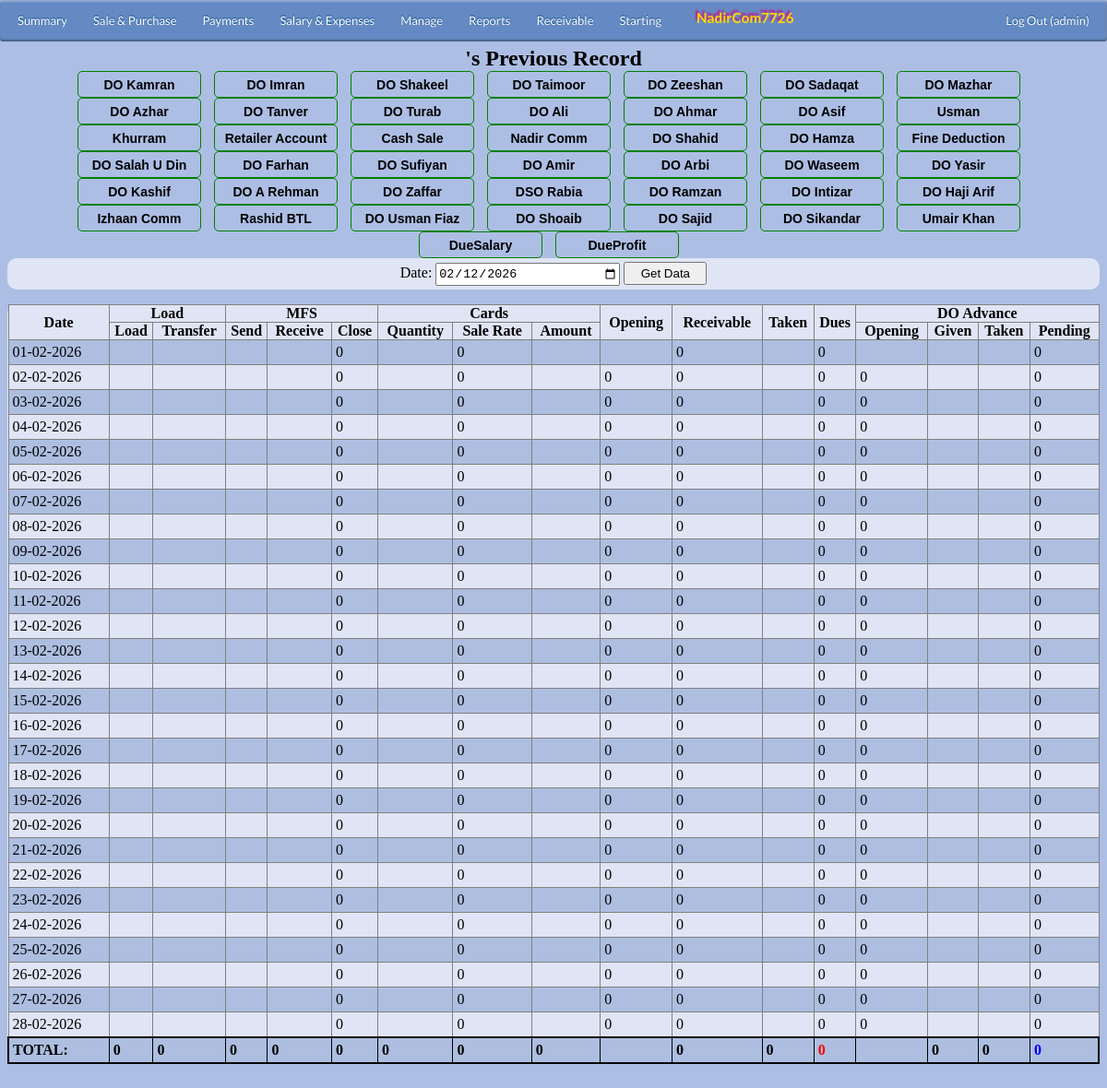
/admin/dorecordold.php (signed in), run on the app's committed database.
### tables this page shows
CREATE TABLE `config` (
  `id` int(11) NOT NULL,
  `name` varchar(50) DEFAULT NULL,
  `customName` varchar(100) DEFAULT NULL
);

CREATE TABLE `empinfo` (
  `EmpID` int(11) NOT NULL,
  `EmpName` varchar(30) DEFAULT NULL,
  `EmpJoinDate` date DEFAULT NULL,
  `EmpFixedSalary` int(11) DEFAULT NULL,
  `EmpStatus` varchar(20) DEFAULT NULL,
  `empType` varchar(10) DEFAULT NULL,
  `Comments` varchar(100) DEFAULT NULL,
  `sort_order` int(11) DEFAULT NULL,
  `showIn` tinyint(4) DEFAULT NULL,
  `otcomrate` float DEFAULT NULL,
  `completeName` varchar(50) DEFAULT NULL,
  `contactNo` varchar(20) DEFAULT NULL,
  `empAddress` varchar(200) DEFAULT NULL,
  `doLine` varchar(20) DEFAULT NULL,
  `cnic` varchar(15) DEFAULT NULL
);

### admin/includes/globalvar.php (called while the page is built, shortened)
<?php
include_once('dbcon.php');
$qry = mysqli_query($con,"SELECT customName FROM config WHERE name='organization';") or die(mysqli_error());
$Data=mysqli_fetch_assoc($qry);
$childOrganization=$Data['customName'];
?>

### admin/dorecordold.php (the view, shortened to what this page needs)
<?php
		$currentActiveUser=$_SESSION['login_user'];
include_once('includes/dbcon.php');
include_once('includes/globalvar.php');
$Employee = $_GET['name'];
$selDate= date('d-m-Y');
	$FirstDate= date('01-m-Y', strtotime($selDate));
	$date_from = strtotime($FirstDate);
	$LastDate=date('t-m-Y', strtotime($selDate));
	$date_to = strtotime($LastDate);
	$CurrentMonth=date('M-Y', strtotime($selDate));
?>
	<head>
			<?php
				include_once('includes/navbar.php');
			?>
	</head>
<div class="container" align="center" style="border: solid black 0px;" >
			    <center>
					<caption> <h2>
					<?php
					echo $Employee."'s ";
					?>
					Previous Record</h2></caption>
				</center>
				<div style="border: solid black 0px;" align="center" class="doBar">
					<?php
						$doQ=mysqli_query($con,"SELECT EmpName from empinfo WHERE EmpStatus='Active' Order by sort_order ASC");
						while($data=mysqli_fetch_array($doQ))
							{
								$name=$data['EmpName'];
								if($name== $Employee)
									$nm='doLinkSelected';
								else
									$nm='doLink';
								?>
								<a href="dorecord.php?name=<?php echo $name;?>" id="<?php echo $nm;?>" class="button">
								<?php
								echo $data['EmpName']."</a>";
							}
					?>
				</div>
		<div>
			<form name="f1" action="" method="POST">
				<table cellpadding="0" cellspacing="0" border="0" class="table" id="HeadTable" >
					<tr>
						<td style="text-align: center;"> Date:
							<?php
							if (isset($_POST['getPreRecord']))
								$strDate=$_POST['txtDateOld'];
							else
								$strDate= date('Y-m-d');
								echo "<input type=\"date\" value= \"$strDate\"  name=\"txtDateOld\" id=\"tBox\" >";
							?>
							<input type="submit"  value="Get Data" name="getPreRecord" id="Btn" accesskey="g">
						</td>
					</tr>
				</table>
			</form>
		</div>
		<div id="center" class="SubDiv0" style=" border: 0px solid Blue;">
			<table cellpadding="0" cellspacing="0" border="1" class="" id="dbResult">
				<thead>
					<tr>
						<th rowspan="2">Date</th>
						<th colspan="2">Load</th>
						<th colspan="3">MFS</th>
						<th colspan="3">Cards</th>
						<th rowspan="2">Opening</th>
						<th rowspan="2">Receivable</th>
						<th rowspan="2">Taken</th>
						<th rowspan="2">Dues</th>
						<th colspan="4">DO Advance</th>
					</tr>
					<tr>
						<th>Load</th>
						<th>Transfer</th>
						<th>Send</th>
						<th>Receive</th>
						<th>Close</th>
						<th>Quantity</th>
						<th>Sale Rate</th>
						<th>Amount</th>
						<th>Opening</th>
						<th>Given</th>
						<th>Taken</th>
						<th>Pending</th>
						</tr>
				</thead>
				<tbody>
					<?php
					$EmpOpening=mysqli_query($con,"SELECT sum(ocAmnt) From openingclosing WHERE ocEmp='$Employee' AND oMonth='$CurrentMonth' AND (ocType='Cash' OR ocType='Card') ");
					$Data=mysqli_fetch_array($EmpOpening);
					$opening = $Data['sum(ocAmnt)'];
					$open=$opening;
					$EmpDueOpening=mysqli_query($con,"SELECT sum(ocAmnt) From openingclosing WHERE ocEmp='$Employee' AND oMonth='$CurrentMonth' AND ocType='DO Dues' ");
					$DataDue=mysqli_fetch_array($EmpDueOpening);
					$openingDue = $DataDue['sum(ocAmnt)'];
					$openDue=$openingDue;
					$count=0; $sumLoad=0;	$sumTransfer=0;	$sumProfit=0; $sumSend=0; $sumReceive=0; $sumClose=0;
					$sumQty=0; $sumOrgAmnt=0; $sumSaleRate=0; $sumAmnt=0; $sumProLoss=0; $sumReceivable=0;
					$sumTaken=0; $sumDoGiven=0; $sumDoTaken=0;
					for($i=$date_from; $i<=$date_to; $i+=86400)
						{
							$Dat=date("Y-m-d", $i);
									$q1=mysqli_query($con,"SELECT sum(loadAmnt),sum(loadTransfer), sum(loadProfit), sum(loadExcessProfit) FROM tbl_mobile_load WHERE loadStatus='Sent' AND loadEmp='$Employee' AND loadDate ='$Dat' ");
									$Data1=mysqli_fetch_array($q1);
							$load= $Data1['sum(loadAmnt)'];
							$transfer= $Data1['sum(loadTransfer)'];
									$q2=mysqli_query($con,"SELECT sum(mfsAmnt) FROM tbl_financial_service WHERE mfsStatus='Sent' AND mfsEmp='$Employee' AND mfsDate ='$Dat' ");
									$Data2=mysqli_fetch_array($q2);
							$mfsSend= $Data2['sum(mfsAmnt)'];
									$q3=mysqli_query($con,"SELECT sum(mfsAmnt) FROM tbl_financial_service WHERE mfsStatus='Received' AND mfsEmp='$Employee' AND mfsDate ='$Dat' ");
									$Data3=mysqli_fetch_array($q3);
							$mfsReceive = $Data3['sum(mfsAmnt)'];
							$mfsClose = $mfsSend-$mfsReceive;
									$q4=mysqli_query($con,"SELECT sum(csQty), sum(csOrgAmnt), sum(csTotalAmnt), avg(csRate), sum(csProLoss) FROM tbl_cards WHERE csStatus='Sent' AND csEmp='$Employee' AND csDate ='$Dat' ");
									$Data4=mysqli_fetch_array($q4);
							$cardQty = $Data4['sum(csQty)'];
							$orgAmnt= $Data4['sum(csOrgAmnt)'];
							$saleRate= $Data4['avg(csRate)'];
							$amount= $Data4['sum(csTotalAmnt)'];
							$receivable= $opening+$load+$mfsClose+$amount;
							$q5=mysqli_query($con,"SELECT sum(rpAmnt) FROM receiptpayment WHERE rpStatus='ReceivedFrom' AND rpFromTo='$Employee' AND rpDate ='$Dat' AND (rpFor='LMC' OR rpFor='Card')");
							$Data5=mysqli_fetch_array($q5);
							$taken= $Data5['sum(rpAmnt)'];
							$dues= $receivable-$taken;
							$qGvn=mysqli_query($con,"SELECT sum(rpAmnt) FROM receiptpayment WHERE rpStatus='PaidTo' AND rpFromTo='$Employee' AND rpDate ='$Dat' AND rpFor='DO Dues' ");
							$Gvn=mysqli_fetch_array($qGvn);
							$givenDoDue= $Gvn['sum(rpAmnt)'];
							$qRec=mysqli_query($con,"SELECT sum(rpAmnt) FROM receiptpayment WHERE rpStatus='ReceivedFrom' AND rpFromTo='$Employee' AND rpDate ='$Dat' AND rpFor='DO Dues' ");
							$DataRec=mysqli_fetch_array($qRec);
							$takenDoDue= $DataRec['sum(rpAmnt)'];
							$DOadvance=$openingDue+($givenDoDue-$takenDoDue);
							$sumLoad=$sumLoad+$load;
							$sumTransfer=$sumTransfer+$transfer;
							$sumSend=$sumSend+$mfsSend;
							$sumReceive=$sumReceive+$mfsReceive;
							$sumClose=$sumClose+$mfsClose;
							$sumQty=$sumQty+$cardQty;
							$sumOrgAmnt=$sumOrgAmnt+$orgAmnt;
							$sumAmnt=$sumAmnt+$amount;
							$sumTaken=$sumTaken+$taken;
							$sumDoGiven=$sumDoGiven+$givenDoDue;
							$sumDoTaken=$sumDoTaken+$takenDoDue;
								?>
								<tr>
									<td><?php echo date("d-m-Y", $i); ?></td>
									<td><?php echo $load; ?></td>
									<td><?php echo $transfer; ?></td>
									<td><?php echo $mfsSend; ?></td>
									<td><?php echo $mfsReceive; ?></td>
									<td><?php echo $mfsClose; ?></td>
									<td><?php echo $cardQty; ?></td>
									<td><?php echo round($saleRate,2); ?></td>
									<td><?php echo $amount; ?></td>
									<td><?php echo $opening; ?></td>
									<td><?php echo $receivable; ?></td>
									<td><?php echo $taken; ?></td>
									<td><?php echo $dues; ?></td>
									<td><?php echo $openingDue; ?></td>
									<td><?php echo $givenDoDue; ?></td>
									<td><?php echo $takenDoDue; ?></td>
									<td><?php echo $DOadvance; ?></td>
								</tr>
							<?php
							$opening=$dues;
							$openingDue=$DOadvance;
						}
						$sumReceivable=$sumLoad+$sumClose+$sumAmnt+$open;
						$closing=$sumReceivable-$sumTaken;
						$closingDue=$openDue+($sumDoGiven-$sumDoTaken);
		?>
				</tbody>
					<tfoot >
						<tr style="border: solid black 2px;"  >
								<td> <b> TOTAL: </b></td>
								<td> <b><?php echo $sumLoad; ?></b></td>
								<td> <b><?php echo $sumTransfer; ?></b></td>
								<td> <b><?php echo $sumSend; ?></b></td>
								<td> <b><?php echo $sumReceive; ?></b></td>
								<td> <b><?php echo $sumClose; ?></b></td>
								<td> <b><?php echo $sumQty; ?></b></td>
								<td> <b><?php echo round($sumOrgAmnt,2); ?></b></td>
								<td> <b><?php echo $sumAmnt; ?></b></td>
								<td> <b><?php echo $open; ?></b></td>
								<td> <b><?php echo $sumReceivable; ?></b></td>
								<td> <b><?php echo $sumTaken; ?></b></td>
								<td style="color:red;"> <b><?php echo $closing; ?></b></td>
								<td> <b><?php echo $openDue; ?></b></td>
								<td> <b><?php echo $sumDoGiven; ?></b></td>
								<td> <b><?php echo $sumDoTaken; ?></b></td>
								<td style="color:blue;"> <b><?php echo $closingDue; ?></b></td>
						</tr>
					</tfoot>
			</table>
		</div>
		<br>
    </div>
</html>

### admin/includes/navbar.php (shortened to what this page needs)
<div id='cssmenu'>
	<ul>
		<li><a href='summary.php'><span>Summary</span></a>
		</li>
		<li><a href='#'><span>Sale & Purchase</span></a>
		</li>
		<li class='active has-sub'><a href='#'><span>Payments</span></a>
		</li>
		<li><a href='#'><span>Salary & Expenses</span></a>
		</li>
		<li class='active has-sub'><a href='#'><span>Manage</span></a>
		</li>
		<li class='active has-sub'><a href='#'><span>Reports</span></a>
		</li>
		<li class='active has-sub'><a href='#'><span>Receivable</span></a>
		</li>
		<li class='active has-sub'><a href='#'><span>Starting</span></a>
		</li>
		<li style="float:left">
			<h3> <?php echo $childOrganization?></h3>
		</li>
		<li style="float:right"><a href="../logout.php"> Log Out (<?php echo $currentActiveUser; ?>)</a></li>
	</ul>
</div>

### data on the page
config: customName "NadirCom7726"
empinfo: EmpName "DO Kamran"
empinfo: EmpName "DO Imran"
empinfo: EmpName "DO Shakeel"
empinfo: EmpName "DO Taimoor"
empinfo: EmpName "DO Zeeshan"
empinfo: EmpName "DO Sadaqat"
empinfo: EmpName "DO Mazhar"
empinfo: EmpName "DO Azhar"
empinfo: EmpName "DO Tanver"
empinfo: EmpName "DO Turab"
empinfo: EmpName "DO Ali"
empinfo: EmpName "DO Ahmar"
empinfo: EmpName "DO Asif"
empinfo: EmpName "Usman"
empinfo: EmpName "Khurram"
empinfo: EmpName "Retailer Account"
empinfo: EmpName "Cash Sale"
empinfo: EmpName "Nadir Comm"
empinfo: EmpName "DO Shahid"
empinfo: EmpName "DO Hamza"
empinfo: EmpName "Fine Deduction"
empinfo: EmpName "DO Salah U Din"
empinfo: EmpName "DO Farhan"
empinfo: EmpName "DO Sufiyan"
empinfo: EmpName "DO Amir"
empinfo: EmpName "DO Arbi"
empinfo: EmpName "DO Waseem"
empinfo: EmpName "DO Yasir"
empinfo: EmpName "DO Kashif"
empinfo: EmpName "DO A Rehman"
empinfo: EmpName "DO Zaffar"
empinfo: EmpName "DSO Rabia"
empinfo: EmpName "DO Ramzan"
empinfo: EmpName "DO Intizar"
empinfo: EmpName "DO Haji Arif"
empinfo: EmpName "Izhaan Comm"
empinfo: EmpName "Rashid BTL"
empinfo: EmpName "DO Usman Fiaz"
empinfo: EmpName "DO Shoaib"
empinfo: EmpName "DO Sajid"
empinfo: EmpName "DO Sikandar"
empinfo: EmpName "Umair Khan"
empinfo: EmpName "DueSalary"
empinfo: EmpName "DueProfit"

### other printed values
$currentActiveUser "admin"
date("d-m-Y", $i) "01-02-2026"
$mfsClose "0"
$saleRate "0"
$receivable "0"
$dues "0"
$DOadvance "0"
date("d-m-Y", $i) "02-02-2026"
$opening "0"
$openingDue "0"
date("d-m-Y", $i) "03-02-2026"
date("d-m-Y", $i) "04-02-2026"
date("d-m-Y", $i) "05-02-2026"
date("d-m-Y", $i) "06-02-2026"
date("d-m-Y", $i) "07-02-2026"
